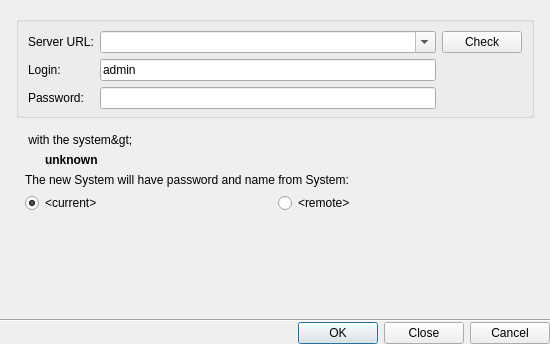
<?xml version="1.0" encoding="UTF-8"?>
<ui version="4.0">
 <class>QnMergeSystemsDialog</class>
 <widget class="QDialog" name="QnMergeSystemsDialog">
  <property name="geometry">
   <rect>
    <x>0</x>
    <y>0</y>
    <width>550</width>
    <height>344</height>
   </rect>
  </property>
  <property name="windowTitle">
   <string>Merge Systems...</string>
  </property>
  <property name="modal">
   <bool>true</bool>
  </property>
  <layout class="QVBoxLayout" name="verticalLayout">
   <property name="spacing">
    <number>0</number>
   </property>
   <property name="leftMargin">
    <number>0</number>
   </property>
   <property name="topMargin">
    <number>0</number>
   </property>
   <property name="rightMargin">
    <number>0</number>
   </property>
   <property name="bottomMargin">
    <number>0</number>
   </property>
   <item>
     <widget class="QWidget" name="configurationPage">
      <layout class="QVBoxLayout" name="verticalLayout_4">
       <property name="leftMargin">
        <number>16</number>
       </property>
       <property name="topMargin">
        <number>16</number>
       </property>
       <property name="rightMargin">
        <number>16</number>
       </property>
       <property name="bottomMargin">
        <number>16</number>
       </property>
       <item>
        <widget class="QGroupBox" name="credentialsGroupBox">
         <property name="title">
          <string/>
         </property>
         <layout class="QVBoxLayout" name="verticalLayout_2">
          <property name="bottomMargin">
           <number>0</number>
          </property>
          <item>
           <layout class="QHBoxLayout" name="horizontalLayout">
            <item>
             <layout class="QFormLayout" name="formLayout">
              <property name="fieldGrowthPolicy">
               <enum>QFormLayout::ExpandingFieldsGrow</enum>
              </property>
              <item row="0" column="0">
               <widget class="QLabel" name="urlLabel">
                <property name="text">
                 <string>Server URL:</string>
                </property>
               </widget>
              </item>
              <item row="0" column="1">
               <widget class="QComboBox" name="urlComboBox">
                <property name="sizePolicy">
                 <sizepolicy hsizetype="MinimumExpanding" vsizetype="Fixed">
                  <horstretch>0</horstretch>
                  <verstretch>0</verstretch>
                 </sizepolicy>
                </property>
                <property name="editable">
                 <bool>true</bool>
                </property>
                <property name="insertPolicy">
                 <enum>QComboBox::NoInsert</enum>
                </property>
                <property name="sizeAdjustPolicy">
                 <enum>QComboBox::AdjustToMinimumContentsLength</enum>
                </property>
               </widget>
              </item>
              <item row="2" column="1">
               <widget class="QLineEdit" name="passwordEdit">
                <property name="echoMode">
                 <enum>QLineEdit::Password</enum>
                </property>
               </widget>
              </item>
              <item row="2" column="0">
               <widget class="QLabel" name="passwordLabel">
                <property name="text">
                 <string>Password:</string>
                </property>
               </widget>
              </item>
              <item row="1" column="0">
               <widget class="QLabel" name="LoginLabel">
                <property name="text">
                 <string>Login:</string>
                </property>
               </widget>
              </item>
              <item row="1" column="1">
               <widget class="QLineEdit" name="loginEdit">
                <property name="text">
                 <string notr="true">admin</string>
                </property>
               </widget>
              </item>
             </layout>
            </item>
            <item alignment="Qt::AlignTop">
             <widget class="QPushButton" name="testConnectionButton">
              <property name="text">
               <string>Check</string>
              </property>
             </widget>
            </item>
           </layout>
          </item>
          <item>
           <widget class="QnWordWrappedLabel" name="errorLabel" native="true"/>
          </item>
         </layout>
        </widget>
       </item>
       <item>
        <widget class="QWidget" name="configurationWidget" native="true">
         <layout class="QVBoxLayout" name="verticalLayout_3">
          <item>
           <widget class="QLabel" name="currentSystemLabel">
            <property name="text">
             <string notr="true">&lt;You are about to merge the current system &lt;system name&gt; with the system&gt;</string>
            </property>
           </widget>
          </item>
          <item>
           <widget class="QLabel" name="remoteSystemLabel">
            <property name="font">
             <font>
              <weight>75</weight>
              <bold>true</bold>
             </font>
            </property>
            <property name="text">
             <string notr="true">unknown</string>
            </property>
            <property name="indent">
             <number>20</number>
            </property>
           </widget>
          </item>
          <item>
           <widget class="QLabel" name="newSystemLabel">
            <property name="text">
             <string>The new System will have password and name from System:</string>
            </property>
           </widget>
          </item>
          <item>
           <layout class="QHBoxLayout" name="horizontalLayout_2">
            <item>
             <widget class="QRadioButton" name="currentSystemRadioButton">
              <property name="text">
               <string notr="true">&lt;current&gt;</string>
              </property>
              <property name="checked">
               <bool>true</bool>
              </property>
             </widget>
            </item>
            <item>
             <widget class="QRadioButton" name="remoteSystemRadioButton">
              <property name="text">
               <string notr="true">&lt;remote&gt;</string>
              </property>
             </widget>
            </item>
           </layout>
          </item>
         </layout>
        </widget>
       </item>
       <item>
        <spacer name="verticalSpacer">
         <property name="orientation">
          <enum>Qt::Vertical</enum>
         </property>
         <property name="sizeHint" stdset="0">
          <size>
           <width>20</width>
           <height>40</height>
          </size>
         </property>
        </spacer>
       </item>
      </layout>
     </widget>
   </item>
   <item>
    <widget class="Line" name="line">
     <property name="orientation">
      <enum>Qt::Horizontal</enum>
     </property>
    </widget>
   </item>
   <item>
    <widget class="QnDialogButtonBox" name="buttonBox">
     <property name="orientation">
      <enum>Qt::Horizontal</enum>
     </property>
     <property name="standardButtons">
      <set>QDialogButtonBox::Cancel|QDialogButtonBox::Close|QDialogButtonBox::Ok</set>
     </property>
    </widget>
   </item>
  </layout>
 </widget>
 <customwidgets>
  <customwidget>
   <class>QnWordWrappedLabel</class>
   <extends>QWidget</extends>
   <header location="global">ui/widgets/word_wrapped_label.h</header>
   <container>1</container>
  </customwidget>
  <customwidget>
   <class>QnDialogButtonBox</class>
   <extends>QDialogButtonBox</extends>
   <header location="global">ui/widgets/common/dialog_button_box.h</header>
  </customwidget>
 </customwidgets>
 <tabstops>
  <tabstop>urlComboBox</tabstop>
  <tabstop>loginEdit</tabstop>
  <tabstop>passwordEdit</tabstop>
  <tabstop>testConnectionButton</tabstop>
  <tabstop>currentSystemRadioButton</tabstop>
  <tabstop>remoteSystemRadioButton</tabstop>
 </tabstops>
 <resources/>
 <connections/>
</ui>
